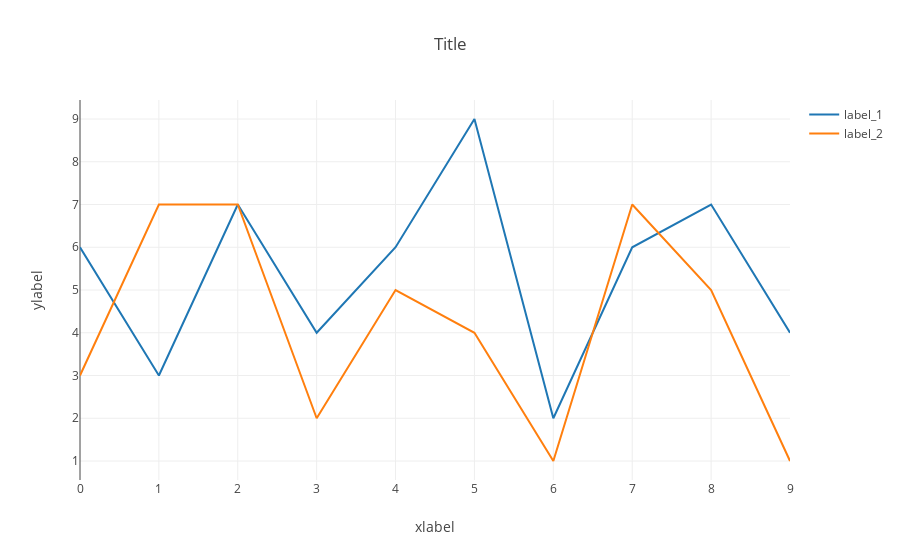

Notebook source saved alongside this figure:
### Markdown cell above
# Verlaufsplots

### Code cell
import plotly.graph_objects as go

fig = go.Figure()
fig.add_trace(go.Scatter(x=df['x_1'], y=df['y_1'], mode='lines', name='label_1'))
fig.add_trace(go.Scatter(x=df['x_1'], y=df['y_2'], mode='lines', name='label_2'))

fig.update_layout(title='Title', xaxis_title='xlabel', yaxis_title='ylabel', template='none')

fig.show()
fig.write_image('plotly_plots/verlauf.pdf')

### Figure 1 — Plotly figure (JSON) as saved in the notebook; plotly's stock layout.template omitted (floating-point values rounded to 4 significant figures)
{"data": [{"mode": "lines", "name": "label_1", "type": "scatter", "x": [0, 1, 2, 3, 4, 5, 6, 7, 8, 9], "y": [6, 3, 7, 4, 6, 9, 2, 6, 7, 4]}, {"mode": "lines", "name": "label_2", "type": "scatter", "x": [0, 1, 2, 3, 4, 5, 6, 7, 8, 9], "y": [3, 7, 7, 2, 5, 4, 1, 7, 5, 1]}], "layout": {"autosize": true, "title": {"text": "Title"}, "xaxis": {"autorange": true, "range": [0, 9], "title": {"text": "xlabel"}, "type": "linear"}, "yaxis": {"autorange": true, "range": [0.5556, 9.444], "title": {"text": "ylabel"}, "type": "linear"}}}
